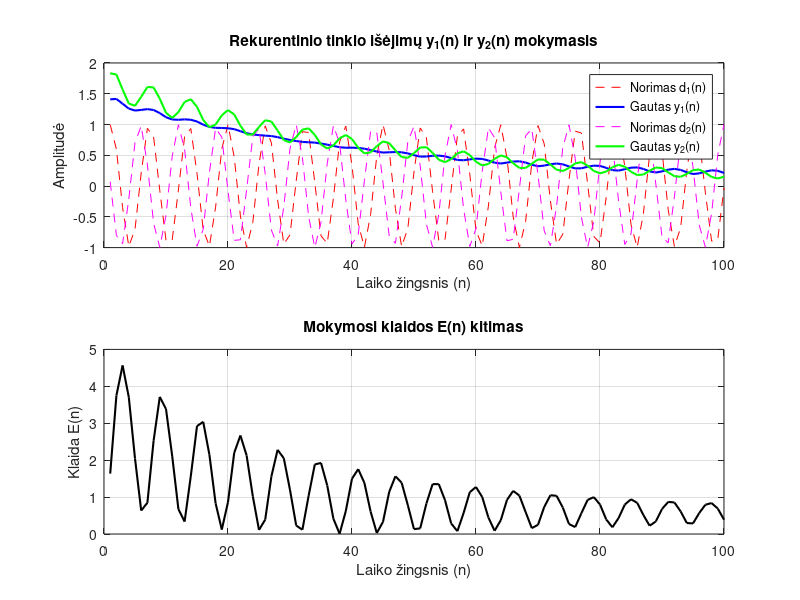

Reproduce this figure in MATLAB.
clear; clc; close all;

% =========================================================================
% 1. TINKLO PARAMETRAI IR KOEFICIENTŲ (SVORIŲ) APRAŠYMAS
% =========================================================================
eta = 0.01; % Mokymosi žingsnis (learning rate)
N = 100;    % Laiko žingsnių skaičius

% --- PASLĖPTASIS SLUOKSNIS (1 pakopa) ---
% 1-asis neuronas (gauna x1, x2 ir y1(n-1))
w11_1 = rand(1); % iš x1 į 1-ąjį neuroną
w12_1 = rand(1); % iš x2 į 1-ąjį neuroną
w11_r = rand(1); % iš y1(n-1) į 1-ąjį neuroną (grįžtamasis ryšys)
b1_1  = rand(1); % 1-ojo neurono bias

% 2-asis neuronas (gauna tik x1 ir x2)
w21_1 = rand(1); % iš x1 į 2-ąjį neuroną
w22_1 = rand(1); % iš x2 į 2-ąjį neuroną
b2_1  = rand(1); % 2-ojo neurono bias

% 3-iasis neuronas (gauna x1, x2 ir y2(n-1))
w31_1 = rand(1); % iš x1 į 3-iąjį neuroną
w32_1 = rand(1); % iš x2 į 3-iąjį neuroną
w32_r = rand(1); % iš y2(n-1) į 3-iąjį neuroną (grįžtamasis ryšys)
b3_1  = rand(1); % 3-iojo neurono bias

% --- IŠĖJIMO SLUOKSNIS (2 pakopa) ---
% 1-asis išėjimo neuronas y1(n)
w11_2 = rand(1); % iš h1 į y1
w12_2 = rand(1); % iš h2 į y1
w13_2 = rand(1); % iš h3 į y1
b1_2  = rand(1); % y1 išėjimo bias

% 2-asis išėjimo neuronas y2(n)
w21_2 = rand(1); % iš h1 į y2
w22_2 = rand(1); % iš h2 į y2
w23_2 = rand(1); % iš h3 į y2
b2_2  = rand(1); % y2 išėjimo bias

% =========================================================================
% 2. DUOMENŲ IR KINTAMŲJŲ PARUOŠIMAS
% =========================================================================
t = 1:N;

% Įėjimo signalai x1(n) ir x2(n)
X1 = sin(t);
X2 = cos(t);

% Tiksliniai (norimi) išėjimo signalai d1(n) ir d2(n)
D1 = sin(t + 0.5);
D2 = cos(t + 0.5);

% Masyvai rezultatams ir klaidoms saugoti
Y1 = zeros(1, N);
Y2 = zeros(1, N);
E  = zeros(1, N);

% Pradinės z^-1 vėlinimo reikšmės: y1(0) = 0, y2(0) = 0
y1_prev = 0;
y2_prev = 0;

% =========================================================================
% 3. CIKLAS PER LAIKO ŽINGSNIUS (FORWARD + BACKPROPAGATION)
% =========================================================================
for n = 1:N
    % Einamieji įėjimai ir norimi išėjimai
    x1 = X1(n);
    x2 = X2(n);
    d1 = D1(n);
    d2 = D2(n);
    
    % ---------------------------------------------------------------------
    % A. TINKLO ATSAKO SKAIČIAVIMAS (FORWARD PASS)
    % ---------------------------------------------------------------------
    % Paslėptojo sluoksnio įėjimo sumos (v)
    v1_1 = w11_1*x1 + w12_1*x2 + w11_r*y1_prev + b1_1;
    v2_1 = w21_1*x1 + w22_1*x2 + b2_1;
    v3_1 = w31_1*x1 + w32_1*x2 + w32_r*y2_prev + b3_1;
    
    % Paslėptojo sluoksnio aktyvavimas (sigmoidinė funkcija phi1)
    h1 = 1 / (1 + exp(-v1_1));
    h2 = 1 / (1 + exp(-v2_1));
    h3 = 1 / (1 + exp(-v3_1));
    
    % Išėjimo sluoksnis (linijinė funkcija phi2, kur phi2(v) = v)
    y1 = w11_2*h1 + w12_2*h2 + w13_2*h3 + b1_2;
    y2 = w21_2*h1 + w22_2*h2 + w23_2*h3 + b2_2;
    
    % Išsaugome atsakus
    Y1(n) = y1;
    Y2(n) = y2;
    
    % Klaidos skaičiavimas
    e1 = d1 - y1;
    e2 = d2 - y2;
    E(n) = 0.5 * (e1^2 + e2^2);
    
    % ---------------------------------------------------------------------
    % B. KOEFICIENTŲ ATNAUJINIMAS (BACKPROPAGATION)
    % ---------------------------------------------------------------------
    % 1. Išėjimo sluoksnio gradientai (delta2)
    delta1_2 = e1; % linijinei funkcijai išvestinė lygi 1
    delta2_2 = e2;
    
    % 2. Paslėptojo sluoksnio gradientai (delta1)
    % Sigmoidos išvestinė: h * (1 - h)
    delta1_1 = (delta1_2 * w11_2 + delta2_2 * w21_2) * h1 * (1 - h1);
    delta2_1 = (delta1_2 * w12_2 + delta2_2 * w22_2) * h2 * (1 - h2);
    delta3_1 = (delta1_2 * w13_2 + delta2_2 * w23_2) * h3 * (1 - h3);
    
    % 3. Svorių ir bias atnaujinimas: Išėjimo sluoksnis
    w11_2 = w11_2 + eta * delta1_2 * h1;
    w12_2 = w12_2 + eta * delta1_2 * h2;
    w13_2 = w13_2 + eta * delta1_2 * h3;
    b1_2  = b1_2  + eta * delta1_2;
    
    w21_2 = w21_2 + eta * delta2_2 * h1;
    w22_2 = w22_2 + eta * delta2_2 * h2;
    w23_2 = w23_2 + eta * delta2_2 * h3;
    b2_2  = b2_2  + eta * delta2_2;
    
    % 4. Svorių ir bias atnaujinimas: Paslėptasis sluoksnis
    w11_1 = w11_1 + eta * delta1_1 * x1;
    w12_1 = w12_1 + eta * delta1_1 * x2;
    w11_r = w11_r + eta * delta1_1 * y1_prev; % Grįžtamojo ryšio svoris y1(n-1)
    b1_1  = b1_1  + eta * delta1_1;
    
    w21_1 = w21_1 + eta * delta2_1 * x1;
    w22_1 = w22_1 + eta * delta2_1 * x2;
    b2_1  = b2_1  + eta * delta2_1;
    
    w31_1 = w31_1 + eta * delta3_1 * x1;
    w32_1 = w32_1 + eta * delta3_1 * x2;
    w32_r = w32_r + eta * delta3_1 * y2_prev; % Grįžtamojo ryšio svoris y2(n-1)
    b3_1  = b3_1  + eta * delta3_1;
    
    % ---------------------------------------------------------------------
    % C. VĖLINIMO ATNAUJINIMAS z^-1
    % ---------------------------------------------------------------------
    y1_prev = y1;
    y2_prev = y2;
end

% =========================================================================
% 4. REZULTATŲ VAIZDAVIMAS
% =========================================================================
figure;

subplot(2,1,1);
plot(t, D1, 'r--', t, Y1, 'b-', 'LineWidth', 1.5);
hold on;
plot(t, D2, 'm--', t, Y2, 'g-', 'LineWidth', 1.5);
grid on;
legend('Norimas d_1(n)', 'Gautas y_1(n)', 'Norimas d_2(n)', 'Gautas y_2(n)');
xlabel('Laiko žingsnis (n)');
ylabel('Amplitudė');
title('Rekurentinio tinklo išėjimų y_1(n) ir y_2(n) mokymasis');

subplot(2,1,2);
plot(t, E, 'k-', 'LineWidth', 1.5);
grid on;
xlabel('Laiko žingsnis (n)');
ylabel('Klaida E(n)');
title('Mokymosi klaidos E(n) kitimas');
